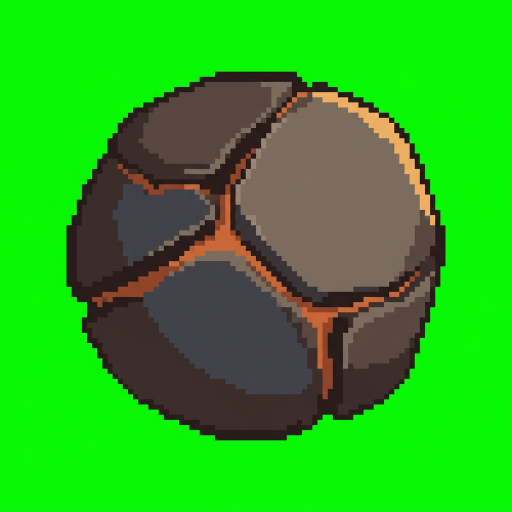
#> input picture AI/comfyui/mage-skills/20260919-revision/meteor-v1/raw.png, 1024 x 1024 px (shown at 1/2 size)
$ python finish_meteor.py
#> lines starting #> are read from the running program, lines starting #| are printed output that depends on the picture
"""Preserve the master, key the chroma, then make a six-color 64 px combat sprite."""
from collections import Counter,deque
from pathlib import Path
from PIL import Image
import json,hashlib
root=Path(__file__).parent
source=root/'meteor-v1/raw.png';im=Image.open(source).convert('RGB');w,h=im.size
#> further down, im is the input picture: PIL image 1024x1024 RGB; mean R, G, B 41.4, 173.9, 29.1
#> after `w, h = im.size`: w = 1024; h = 1024
def chroma(c):return c[1]>115 and c[1]>c[0]*1.5 and c[1]>c[2]*1.5
pixels=list(im.getdata());key={i for i,c in enumerate(pixels) if chroma(c)}
#> after `pixels = list(im.getdata())`: pixels = 1048576 items
#> after `key = {i for i, c in enumerate(pixels) if chroma(c)}`: key = 610045 items
queue=deque(i for i in key if i<w or i>=w*(h-1) or i%w in (0,w-1));outside=set(queue)
#> after `outside = set(queue)`: outside = 4092 items
while queue:
    i=queue.popleft()
    for j in (i-w,i+w,i-1,i+1):
        if j in key and j not in outside:outside.add(j);queue.append(j)
#> after the loop, outside = 610045 items
# Strict enclosed-key pass plus only green-biased pixels immediately adjoining keyed pixels.
fringe={i for i,c in enumerate(pixels) if i not in key and c[1]>c[0]+15 and c[1]>c[2]+15 and any(j in key for j in (i-w,i+w,i-1,i+1))}
#> fringe = 2916 items
rgba=Image.new('RGBA',(w,h));rgba.putdata([(0,0,0,0) if i in key or i in fringe else (*c,255) for i,c in enumerate(pixels)])
#> after `rgba = Image.new('RGBA', (w, h))`: rgba: PIL image 1024x1024 RGBA; every value is 0
#> after `rgba.putdata([(0, 0, 0, 0) if i in key or i in fringe else (*c, 255) f`:
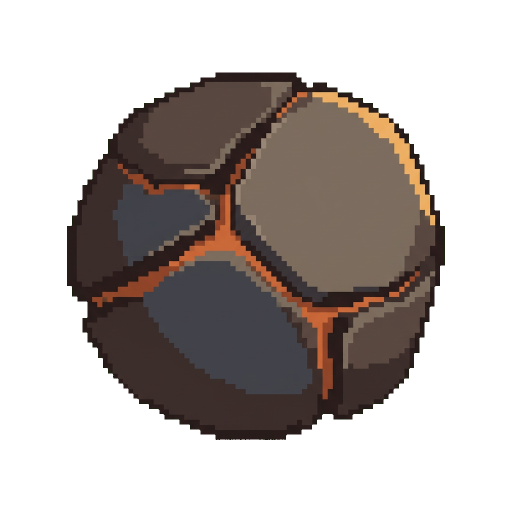
#> rgba: PIL image 1024x1024 RGBA (shown at 1/2 size); mean R, G, B, A 36.4, 29.3, 26.3, 105.9; transparent parts drawn white
palette=[(61,48,43),(69,72,81),(111,100,89),(151,79,43),(206,111,51),(240,180,101)]
result=Image.new('RGBA',(64,64))
#> result: PIL image 64x64 RGBA; every value is 0
for y in range(64):
    for x in range(64):
        tile=rgba.crop((x*w//64,y*h//64,(x+1)*w//64,(y+1)*h//64))
        c=Counter(tile.getdata()).most_common(1)[0][0]
        if c[3]:c=(*min(palette,key=lambda p:sum((p[j]-c[j])**2 for j in range(3))),255)
        result.putpixel((x,y),c)
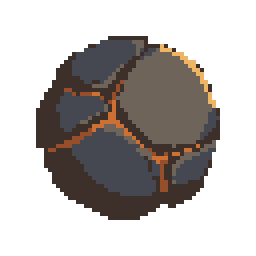
#> result: PIL image 64x64 RGBA (shown 4 times larger); mean R, G, B, A 34.4, 29.7, 27.4, 102; transparent parts drawn white
output=root/'meteor-v1/body64.png';result.save(output)
target=Path('Assets/_Project/Art/VFX/MageTower/MeteorBody64.png');target.write_bytes(output.read_bytes())
preview=Image.new('RGBA',(384,384),(75,103,48,255));preview.alpha_composite(result.resize((384,384),Image.Resampling.NEAREST));preview.convert('RGB').save(root/'meteor-v1/preview.png')
#> after `preview = Image.new('RGBA', (384, 384), (75, 103, 48, 255))`:
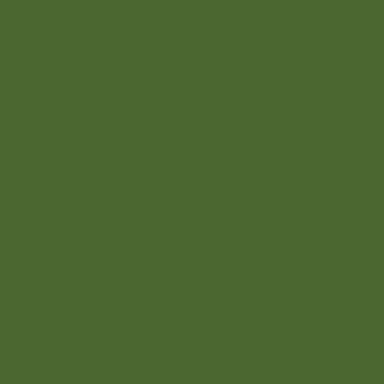
#> preview: PIL image 384x384 RGBA; mean R, G, B, A 75, 103, 48, 255
#> after `preview.alpha_composite(result.resize((384, 384), Image.Resampling.NEA`:
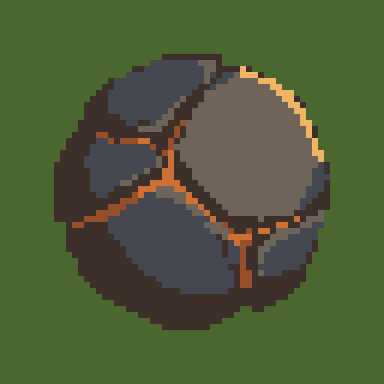
#> preview: PIL image 384x384 RGBA; mean R, G, B, A 79.4, 91.5, 56.2, 255
(root/'finish-manifest.json').write_text(json.dumps({'source':str(source),'masterSize':im.size,'target':str(target),'outputSize':result.size,'palette':palette,'sourceHash':hashlib.sha256(source.read_bytes()).hexdigest(),'outputHash':hashlib.sha256(target.read_bytes()).hexdigest(),'chromaBoundaryPixels':len(outside),'enclosedChromaPixels':len(key-outside),'fringePixels':len(fringe),'pillow':Image.__version__,'process':'boundary flood -> strict enclosed chroma removal -> adjacent green fringe -> 16px mode tiles -> six-color snap; no frame diffusion','decision':'replace rejected pillar-shaped reuse; rounded static body with stable fractured planes; native FireFlamme animation retained behind it'},indent=2),encoding='utf8')
print('Meteor body saved:',target)
